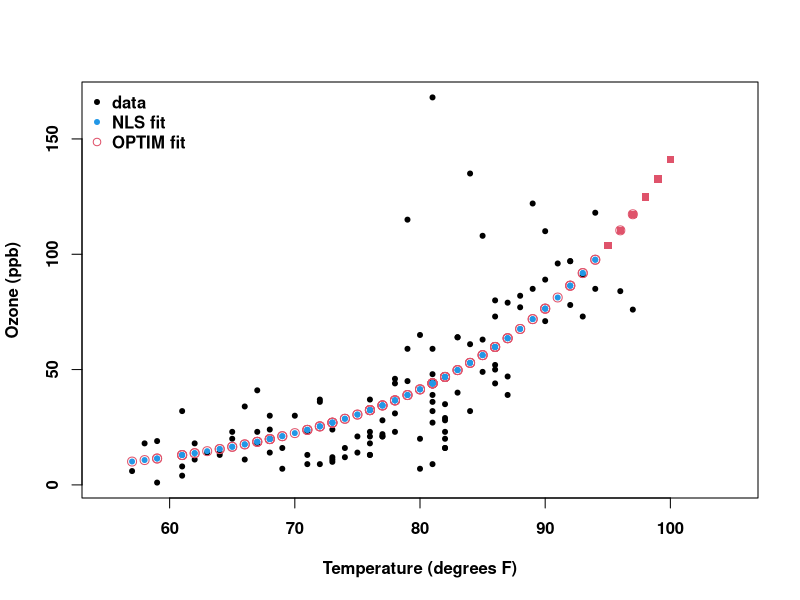
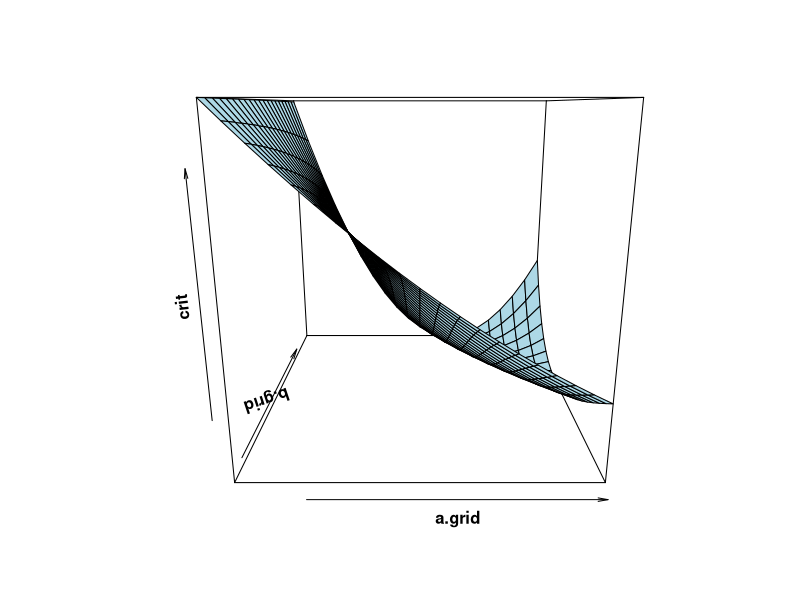
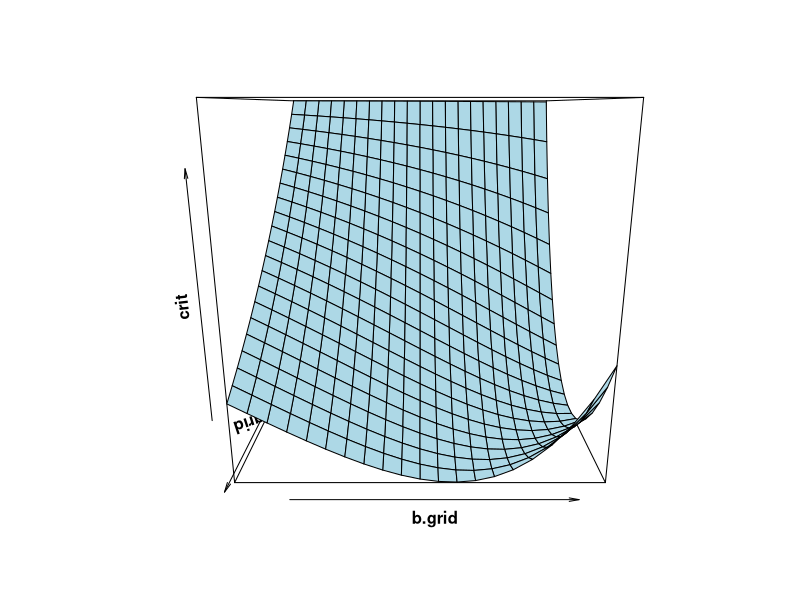
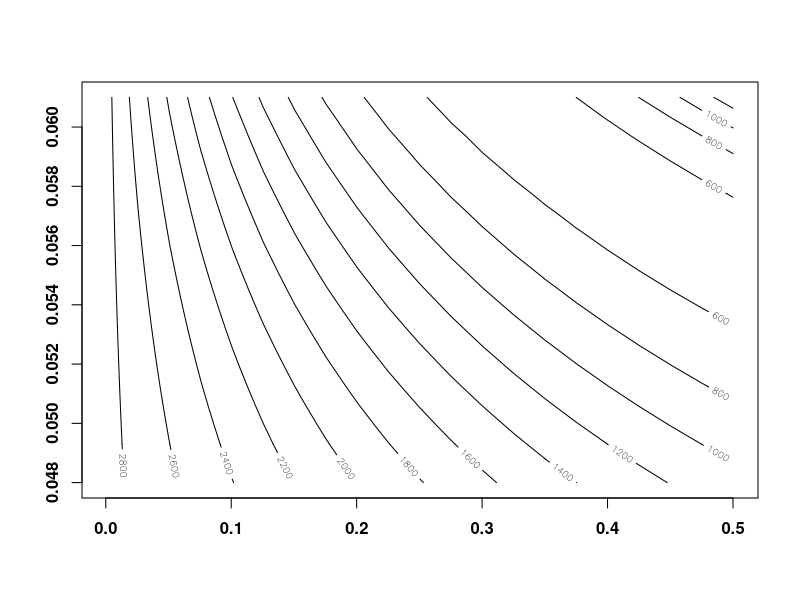
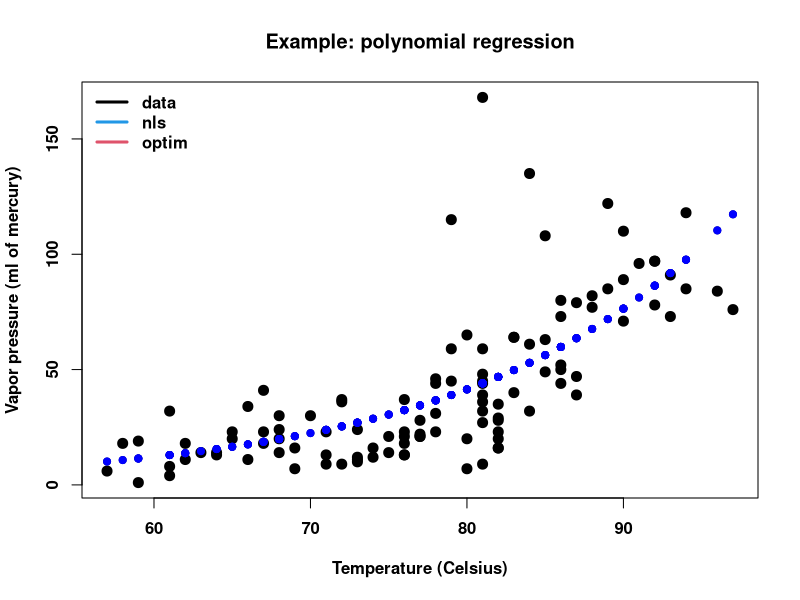
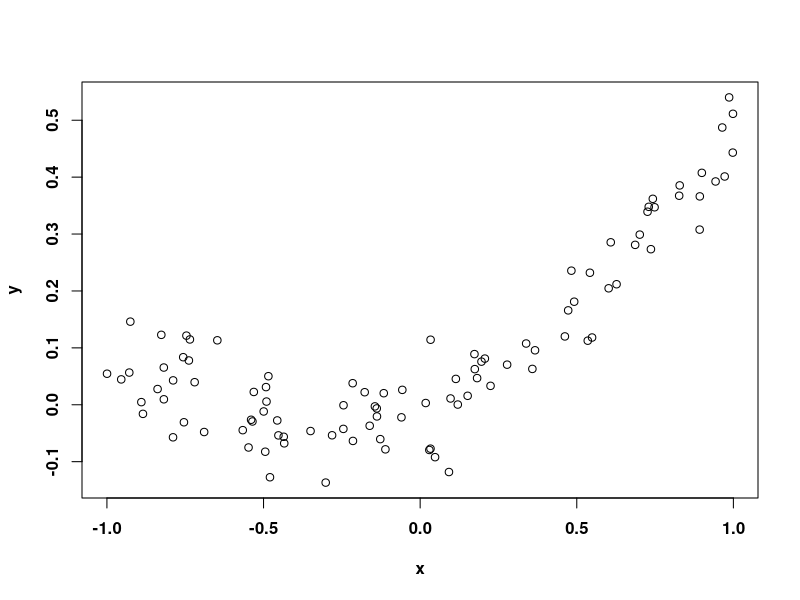
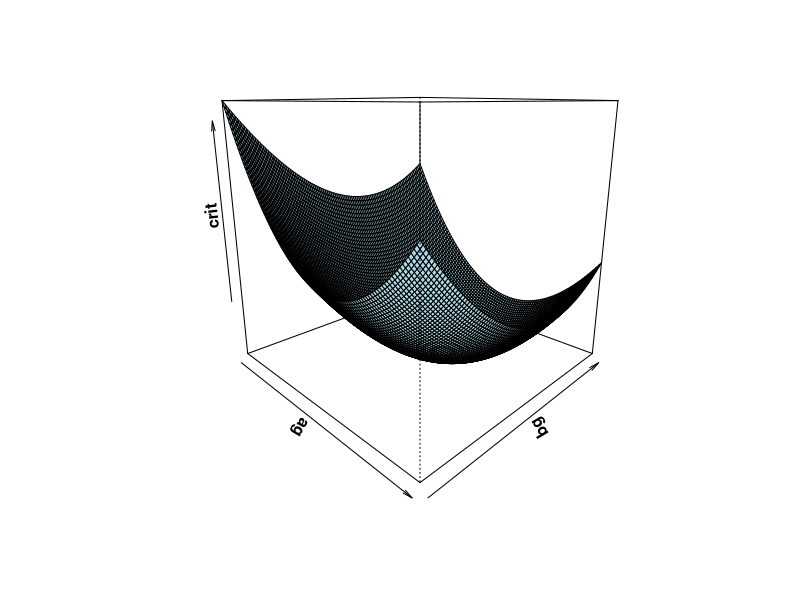
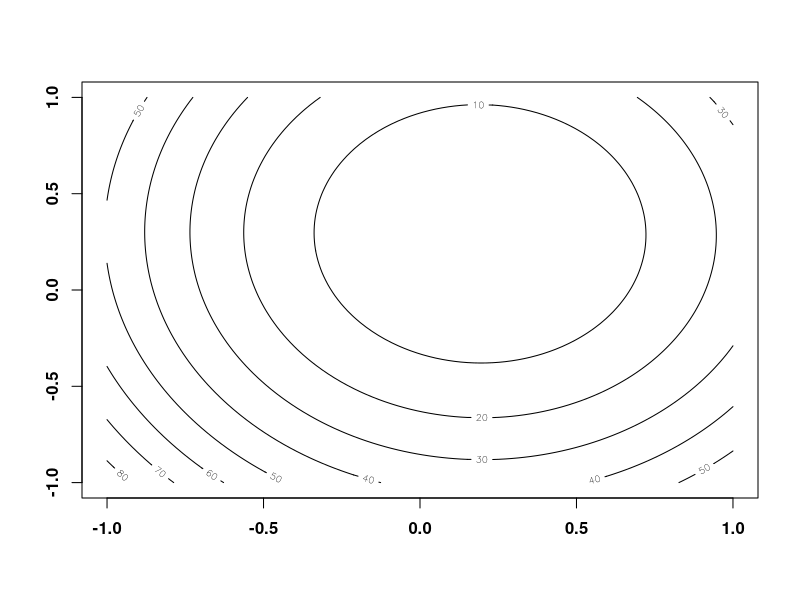

R code for these plots, in order:
# ---------------------------------------------------------
# Eric Wolsztynski, UCC
# Nonlinear regression and grid-search
# ---------------------------------------------------------

while( dev.next()>1 ){ dev.off() }
rm(list=ls(pos=.GlobalEnv), pos=.GlobalEnv)

#----------------------------------------------------------------------
#### Recall: nonlinear regression (univariate model)

# airquality
dat = na.omit(airquality)
x = dat$Temp
y = dat$Ozone
par(font=2, font.lab=2, font.axis=2) # use bold fonts in figure
plot(x, y, pch=20, xlab="Temperature (degrees F)", ylab="Ozone (ppb)",
	xlim=c(55,105))

#### Pick a nonlinear model and fit it using nls()
nlso = nls(y~a*exp(b*x), start=list(a=1, b=0.01))
summary(nlso); coef(nlso)
points(x, fitted(nlso), pch=20, col=4)

# how to predict from this fit:
newx = seq(95,100,by=1)
pred.nls = predict(nlso, newdata=list(x=newx))
points(newx, pred.nls, pch=15, col=2)

#### Alternative: Pick a nonlinear model and fit it using optim()
# First, write a function that evaluates the criterion:
criterion <- function(param,x,y){
# The function has to be defined this way 
# (with param as its 1st argument)
# if we are going to apply optim() to it... cf. ?optim
  a = param[1]
  b = param[2]
  return( mean( (y - a*exp(b*x))^2 ) )
}
# Then, apply optim() to it:
oo = optim(par=list(a=1, b=0.01), fn=criterion, x=x, y=y)
# now reconstruct fitted values from optim() output:
a.hat = oo$par[1]
b.hat = oo$par[2]
y.hat = a.hat * exp(b.hat*x)
points(x, y.hat, pch=21, col=2, cex=1.2)
legend("topleft", legend=c("data","NLS fit","OPTIM fit"), 
      col=c(1,4,2), pch=c(20,20,21), bty='n')

# NB:
# There is also the question of how to pick appropriate values 
# for the model parameters... Typically, a grid search may be
# used. 

# how to perform a grid search
L = 21
# a.grid = seq(0.2, 0.4, length=L)
# b.grid = seq(0.058, 0.68, length=L)
a.grid = seq(0.001, 0.5, length=L)
b.grid = seq(0.048, 0.061, length=L)
crit = matrix(NA, nrow=L, ncol=L)
for(i in 1:L){
	for(j in 1:L){
		crit[i,j] = mean( (y - a.grid[i] * exp( b.grid[j] * x))^2 )		
	}
}
i.opt = arrayInd(which.min(crit), .dim=c(L,L))
a.grid[i.opt[1]] # "optimal" a
b.grid[i.opt[2]] # "optimal" b
crit[i.opt[1], i.opt[2]] # value of the criterion at that "optimal" location
persp(a.grid, b.grid, crit, col="lightblue",theta=0)
persp(a.grid, b.grid, crit, col="lightblue",theta=90)
contour(a.grid, b.grid, crit)

# alternative way to perform the same grid search: 
ab.grid = expand.grid(a.grid,b.grid)
G = nrow(ab.grid)
crit = numeric(G)
for(i in 1:G){
	crit[i] = mean( (y - ab.grid[i,1] * exp( ab.grid[i,2] * x))^2 )		
}
ab.grid[ which.min(crit), ]
# optimal values of a and b are respectively:
 # 0.3503 0.0597

#----------------------------------------------------------------------
# Should we add a third parameter to scale the exponential?
crit <- function(th,x,y){
# Must have theta as 1st parameter and return a single value...
# Here we implement a simple linear regression model
# for the sake fo the example:
	a = th[1]
	b = th[2]
	c = th[3] ## additional scaling parameter
	return( sum( (y-c*exp(a+b*x))^2 ) ) 
}
(optim.out.alt = optim(par=c(0,.02,1), fn=crit, x=x, y=y)) # init c=1
# NB: don't forget to include this additional parameter when evaluating 
# the fitted observations!!! (which I did during the lecture ;))
yhat.alt = optim.out.alt$par[3]*exp(optim.out.alt$par[1] + optim.out.alt$par[2]*x)
# earlier NLS approach:
nlreg <- nls(y~exp(a+b*x), start=list(a=0,b=.02)) 
# The result is not great:
plot(x, y, pch=20, cex=2,
  xlab="Temperature (Celsius)", 
  ylab="Vapor pressure (ml of mercury)",
  main="Example: polynomial regression")
lines(x, yhat.alt, col='navy', lwd=3, pch=20, t='p')
lines(x, fitted(nlreg), col='blue', lwd=3, pch=20, t='p')
# lines(x, yhat, col=2, lwd=3)
legend("topleft", col=c(1,4,2), bty='n',
	legend=c('data','nls','optim'), lwd=3, lty=1)

# Take-home messages: 
# 1. The choice of the optimisation algorithm is important 
# and may yield very different fits.
# 2. No matter what alforithm we used, the exponential model
# we chose was not able to capture finer detail in the 
# pattern of interest in this data...

#----------------------------------------------------------------------
# BONUS: a nicer example of a criterion surface plot...

set.seed(4060)
n = 100
x = runif(n,-1,1)
y = .2*x+.3*x^2+rnorm(n,s=.05)
plot(x,y)

L = 100
ag = seq(-1,1,length=L)
bg = seq(-1,1,length=L)
crit = matrix(NA,nrow=L,ncol=L)
for(i in 1:L){
	for(j in 1:L){
		crit[i,j] = sum((y-ag[i]*x-bg[j]*x^2)^2)
	}
}
persp(ag,bg,crit,col='lightblue',theta=45)
contour(ag,bg,crit)

# pretend this is our dataset, and fit it using optim():
criterion <- function(param,x,y){
# The function has to be defined this way 
# (with param as its 1st argument)
# if we are going to apply optim() to it... cf. ?optim
  a = param[1]
  b = param[2]
  return( mean( (y - a*x - b*x^2)^2 ) )
}
# Then, apply optim() to it:
oo = optim(par=list(a=0, b=0), fn=criterion, x=x, y=y)
# now reconstruct fitted values from optim() output:
a.hat = oo$par[1]
b.hat = oo$par[2]
y.hat = a.hat*x + b.hat*x^2
plot(x, y, pch=20, main="Toy quadratic data")
points(x, y.hat, pch=21, col=2, cex=1.2)
legend("topleft", legend=c("data","NLS fit","OPTIM fit"), 
      col=c(1,4,2), pch=c(20,20,21), bty='n')

